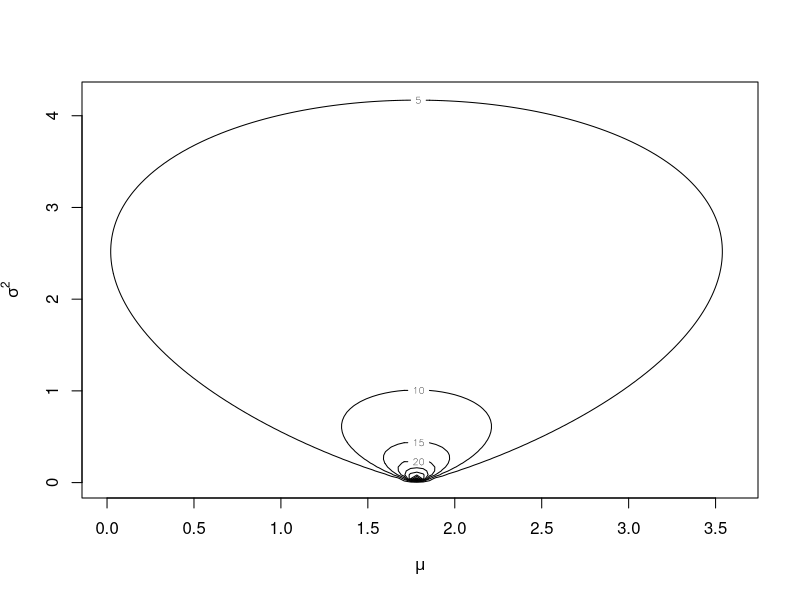

Source code (R): (Note: this script raises an error after producing the figure.)
## ---- chunk 1
knitr::opts_chunk$set(echo = TRUE, message = FALSE, fig.width = 8, fig.height = 5, out.width = "0.8\\textwidth")
## ---- chunk 2
x <- c(1.91, 1.94, 1.68, 1.75, 1.81, 1.83, 1.91, 1.95, 1.77, 1.98, 
       1.81, 1.75, 1.89, 1.89, 1.83, 1.89, 1.99, 1.65, 1.82, 1.65, 
       1.73, 1.73, 1.88, 1.81, 1.84, 1.83, 1.84, 1.72, 1.91, 1.63)
## ---- chunk 3
#install.packages("invgamma")
mus <- seq(0,3.6,length=100)
sigmas2 <- seq(0,4.2,length=100)

kappa0 <- 1
mu0 <- 1.78
a0 <- 0.5
b0 <- 0.005

f <- function(mu,sigma2) {
  dnorm(mu,mu0,sigma2/kappa0) / dgamma(sigma2,a0,rate=b0)
}

apriorna <- outer(mus,sigmas2,"f")
contour(mus, sigmas2, apriorna, xlab=expression(mu), ylab=expression(sigma^2))

n <- length(x)
kappa1 <- kappa0 + n
mu1 <- kappa0/(kappa0+n)*mu0 + n/(kappa0+n)*mean(x)
a1 <- a0 + n/2
b1 <- b + (sum((x-mean(x))^2) + n*kappa0/(n+kappa0)*(mean(x)-mu0)^2)/2

g <- function(mu,sigma2) {
  dnorm(mu,mu0,sigma2/kappa0) / dgamma(sigma2,a,rate=b)
}
## ---- chunk 4
#install.packages("ggplot2")
library(ggplot2)
a <- rnorm(100000, 0, 1)
b <- rnorm(100000, 1, 2)
simulacija <- data.frame(a, b)
ggplot(simulacija, aes(a, b)) + stat_bin2d()
